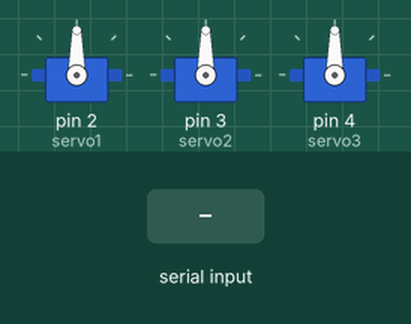
The sketch below on a simulated Arduino Uno, built with avr-gcc and run on an emulated ATmega328P. On the bench: 3 × servo. Inputs (shaded band) come from the test bench.

Above: at 1.2 s.
1.3 s: "90,45,200\n" received over Serial
At 2.1 s:
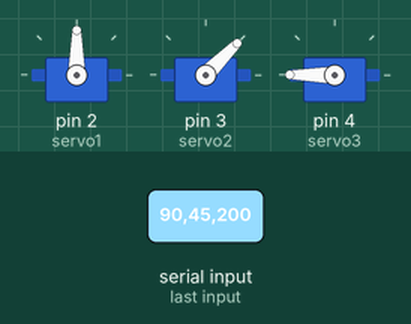
4.3 s: "30,150,10\n" received over Serial
At 4.9 s:
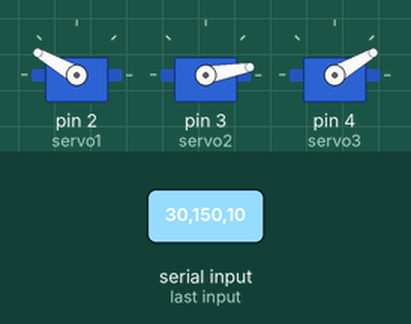
6.8 s: "90,45\n" received over Serial
At 7.6 s:
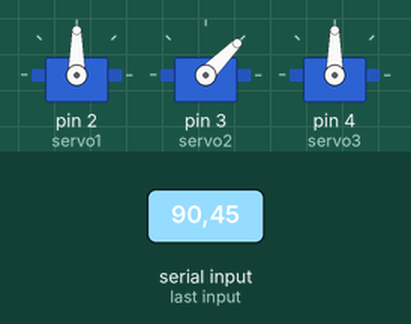
9.3 s: "30,150\n" received over Serial
At 9.8 s:
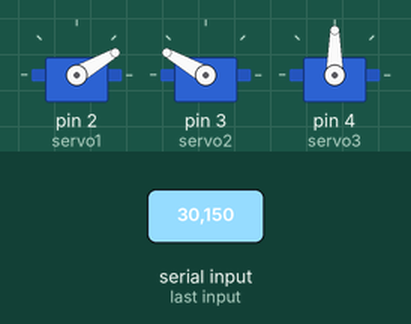
11.8 s: "5\n" received over Serial
At 12.6 s:
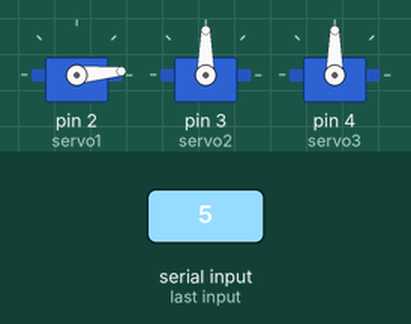
14.8 s: "90\n" received over Serial
At 16.6 s:
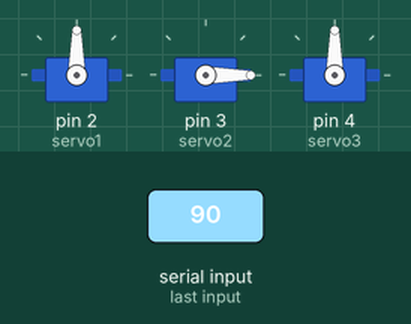
Timing chart, 0 to 18.3 s (numbered marks = the images above; inputs shaded):
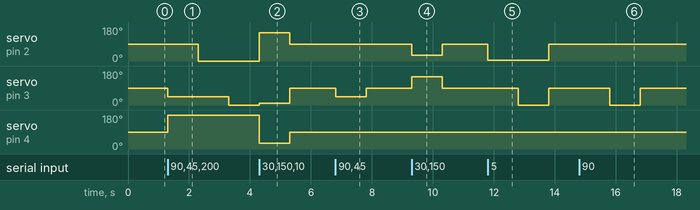

Measured:
- after the input at 1.3 s, servo on pin 2 (servo1): 90° → 0° after 1.0 s; servo on pin 3 (servo2): 90° → 45° at once, → 0° 2.0 s later; servo on pin 4 (servo3): 90° → 180° at once
- after the input at 4.3 s, servo on pin 2 (servo1): 0° → 150° at once, → 90° 1.0 s later; servo on pin 3 (servo2): 0° → 10° at once, → 90° 1.0 s later; servo on pin 4 (servo3): 180° → 30° at once, → 90° 1.0 s later
- after the input at 6.8 s, servo on pin 3 (servo2): 90° → 45° at once, → 90° 1.0 s later
- after the input at 9.3 s, servo on pin 2 (servo1): 90° → 30° at once, → 90° 1.0 s later; servo on pin 3 (servo2): 90° → 150° at once, → 90° 1.0 s later
- after the input at 11.8 s, servo on pin 2 (servo1): 90° → 5° at once, → 90° 2.0 s later; servo on pin 3 (servo2): 90° → 0° after 1.0 s, → 90° 1.0 s later
- after the input at 14.8 s, servo on pin 3 (servo2): 90° → 0° after 1.0 s, → 90° 1.0 s later

The sketch:

arm-arduino-python-computervision.ino
```cpp
#include<Servo.h>

float alpha, alpha1,alpha2,beta,gama;
Servo servo1;
Servo servo2;
Servo servo3;
void setup()
{
 Serial.begin(9600);
 servo1.attach(2);
 servo2.attach(3);
 servo3.attach(4);
}
void loop()
{
  if(Serial.available() > 0)
  {
    if(alpha<180||alpha>0){
      alpha = Serial.parseInt();
       servo1.write(alpha);
           if(gama<180||gama>0){
            gama = Serial.parseInt();
            servo2.write(gama);
               if(beta<180||beta>0){
                 beta = Serial.parseInt();
                 servo3.write(beta);}

                                }
                             }


    }
    //servo1.write(alpha);
    //servo2.write(gama);
    //servo3.write(beta);
    else{
    servo1.write(90);
    servo2.write(90);
    servo3.write(90);
      }

  }
/*trigono_xyz(40, 50, 20); //contoh x,y,z
Serial.print("gama= ");
Serial.print(gama);
Serial.print(", alpha= ");
Serial.print(alpha);
Serial.print(", beta= ");
Serial.print(beta);
Serial.println();*/

/*
void trigono_xyz(float x, float y, float z)
{
 L1=sqrt(sq(x)+sq(y));
 gama=atan(x/y)/PI*180;
 L=sqrt(sq(L1-cx)+sq(z));
 beta=acos((sq(tb)+sq(fm)-sq(L))/(2*tb*fm))/PI*180;
 alpha1=acos(z/L)/PI*180;
 alpha2=acos((sq(fm)+sq(L)-sq(tb))/(2*fm*L))/PI*180;
 alpha=alpha1+alpha2;
 servo1.write(alpha);
 servo2.write(gama);
 servo3.write(beta);


}*/
```
